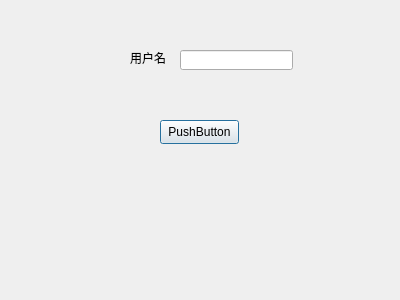
<?xml version="1.0" encoding="UTF-8"?>
<ui version="4.0">
 <class>Dialog</class>
 <widget class="QDialog" name="Dialog">
  <property name="geometry">
   <rect>
    <x>0</x>
    <y>0</y>
    <width>400</width>
    <height>300</height>
   </rect>
  </property>
  <property name="windowTitle">
   <string>Dialog</string>
  </property>
  <widget class="QLabel" name="label">
   <property name="geometry">
    <rect>
     <x>130</x>
     <y>50</y>
     <width>54</width>
     <height>16</height>
    </rect>
   </property>
   <property name="text">
    <string>用户名</string>
   </property>
  </widget>
  <widget class="QLineEdit" name="input_username">
   <property name="geometry">
    <rect>
     <x>180</x>
     <y>50</y>
     <width>113</width>
     <height>20</height>
    </rect>
   </property>
  </widget>
  <widget class="QPushButton" name="btn_login">
   <property name="geometry">
    <rect>
     <x>160</x>
     <y>120</y>
     <width>79</width>
     <height>24</height>
    </rect>
   </property>
   <property name="text">
    <string>PushButton</string>
   </property>
  </widget>
 </widget>
 <resources/>
 <connections/>
</ui>
